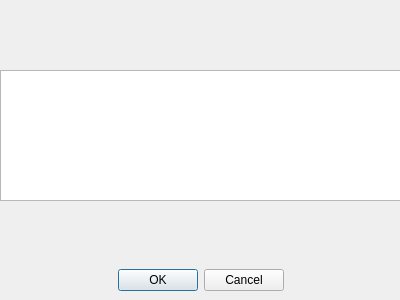
<?xml version="1.0" encoding="UTF-8"?>
<ui version="4.0">
 <class>work2</class>
 <widget class="QDialog" name="work2">
  <property name="geometry">
   <rect>
    <x>0</x>
    <y>0</y>
    <width>400</width>
    <height>300</height>
   </rect>
  </property>
  <property name="windowTitle">
   <string>Dialog</string>
  </property>
  <widget class="QDialogButtonBox" name="buttonBox">
   <property name="geometry">
    <rect>
     <x>0</x>
     <y>260</y>
     <width>401</width>
     <height>41</height>
    </rect>
   </property>
   <property name="orientation">
    <enum>Qt::Orientation::Horizontal</enum>
   </property>
   <property name="standardButtons">
    <set>QDialogButtonBox::StandardButton::Cancel|QDialogButtonBox::StandardButton::Ok</set>
   </property>
   <property name="centerButtons">
    <bool>true</bool>
   </property>
  </widget>
  <widget class="QPlainTextEdit" name="plainTextEdit">
   <property name="geometry">
    <rect>
     <x>0</x>
     <y>70</y>
     <width>401</width>
     <height>131</height>
    </rect>
   </property>
   <property name="cursor" stdset="0">
    <cursorShape>IBeamCursor</cursorShape>
   </property>
   <property name="plainText">
    <string/>
   </property>
   <property name="overwriteMode">
    <bool>false</bool>
   </property>
   <property name="placeholderText">
    <string notr="true">Введіть тут текст</string>
   </property>
  </widget>
 </widget>
 <resources/>
 <connections>
  <connection>
   <sender>buttonBox</sender>
   <signal>accepted()</signal>
   <receiver>work2</receiver>
   <slot>accept()</slot>
   <hints>
    <hint type="sourcelabel">
     <x>248</x>
     <y>254</y>
    </hint>
    <hint type="destinationlabel">
     <x>157</x>
     <y>274</y>
    </hint>
   </hints>
  </connection>
  <connection>
   <sender>buttonBox</sender>
   <signal>rejected()</signal>
   <receiver>work2</receiver>
   <slot>reject()</slot>
   <hints>
    <hint type="sourcelabel">
     <x>316</x>
     <y>260</y>
    </hint>
    <hint type="destinationlabel">
     <x>286</x>
     <y>274</y>
    </hint>
   </hints>
  </connection>
 </connections>
</ui>
